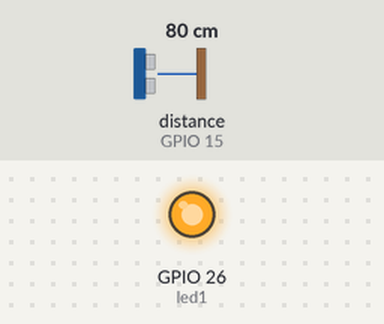
This program was run on a simulated ESP32 board running MicroPython. Shown: output pins drawn as LEDs (lit = HIGH). The test bench sets the inputs (shaded band); at power-on: distance to the obstacle (sensor on GPIO 15) 80 cm. Library files of the repository ran but are not shown: hcsr04.py; pins used as bus, display or sensor lines are not drawn.

Above: at 1.2 s.
1.3 s: distance to the obstacle (sensor on GPIO 15) set to 2 cm
At 2.9 s:
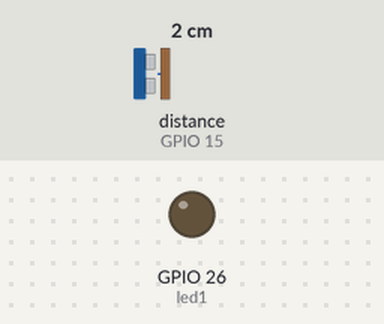
3.5 s: distance to the obstacle (sensor on GPIO 15) set to 4 cm
At 4.5 s:
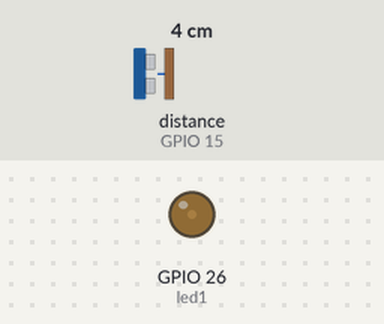
5.5 s: distance to the obstacle (sensor on GPIO 15) set to 9 cm
At 7.2 s:
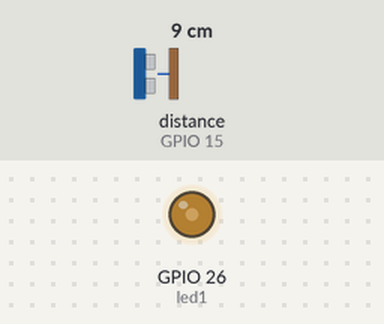
7.5 s: distance to the obstacle (sensor on GPIO 15) set to 35 cm
At 9.0 s:
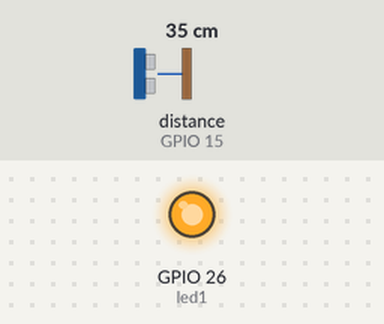
Timing chart, 0 to 10.5 s (numbered marks = the images above; inputs shaded):
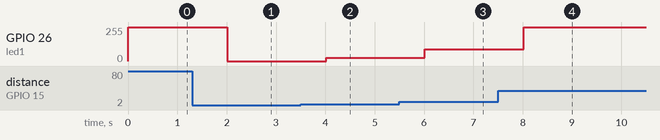

Measured:
- after the input at 1.3 s, GPIO 26 (led1): 255/255 → 0/255 after 0.71 s
- after the input at 3.5 s, GPIO 26 (led1): 0/255 → 25/255 after 0.51 s
- after the input at 5.5 s, GPIO 26 (led1): 25/255 → 89/255 after 0.52 s
- after the input at 7.5 s, GPIO 26 (led1): 89/255 → 255/255 after 0.52 s

The program:

_velse_1.3.py
```python
from hcsr04 import HCSR04
from machine import PWM, Pin
import uasyncio as asyncio
from time import sleep

ultrasonic = HCSR04(2, 15) #pin 34 virkede ikke, da den er input only og trigger er pin.OUT, så har brugt pin 2 i stedet
led1 = Pin(26, Pin.OUT)
led1pwm = PWM(led1)
rot_pb = Pin(14, Pin.IN, Pin.PULL_UP)
async def distancepwm():
    while True:
        distance_cm = ultrasonic.distance_cm()
        brightness = int((distance_cm - 2) * (1023/20))
        brightness = max(0, min(brightness, 1023))
        led1pwm.duty(brightness)
        await asyncio.sleep(1)

loop = asyncio.get_event_loop()
loop.create_task(distancepwm())
loop.run_forever()
```
